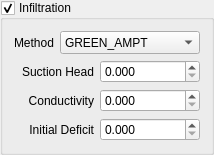
         <widget class="QGroupBox" name="infiltration_grp">
          <property name="sizePolicy">
           <sizepolicy hsizetype="Preferred" vsizetype="Fixed">
            <horstretch>0</horstretch>
            <verstretch>0</verstretch>
           </sizepolicy>
          </property>
          <property name="minimumSize">
           <size>
            <width>0</width>
            <height>155</height>
           </size>
          </property>
          <property name="maximumSize">
           <size>
            <width>16777215</width>
            <height>155</height>
           </size>
          </property>
          <property name="title">
           <string>Infiltration</string>
          </property>
          <property name="flat">
           <bool>false</bool>
          </property>
          <property name="checkable">
           <bool>true</bool>
          </property>
          <layout class="QGridLayout" name="gridLayout_3">
           <item row="0" column="0">
            <layout class="QVBoxLayout" name="verticalLayout_2">
             <item>
              <layout class="QHBoxLayout" name="horizontalLayout_12">
               <item>
                <widget class="QLabel" name="label_18">
                 <property name="text">
                  <string>Method</string>
                 </property>
                 <property name="alignment">
                  <set>Qt::AlignRight|Qt::AlignTrailing|Qt::AlignVCenter</set>
                 </property>
                </widget>
               </item>
               <item>
                <widget class="QComboBox" name="method_cbo">
                 <property name="minimumSize">
                  <size>
                   <width>140</width>
                   <height>23</height>
                  </size>
                 </property>
                 <property name="maximumSize">
                  <size>
                   <width>140</width>
                   <height>23</height>
                  </size>
                 </property>
                 <item>
                  <property name="text">
                   <string>GREEN_AMPT</string>
                  </property>
                 </item>
                </widget>
               </item>
              </layout>
             </item>
             <item>
              <layout class="QHBoxLayout" name="horizontalLayout_4">
               <item>
                <widget class="QLabel" name="label_6">
                 <property name="text">
                  <string>Suction Head</string>
                 </property>
                 <property name="alignment">
                  <set>Qt::AlignRight|Qt::AlignTrailing|Qt::AlignVCenter</set>
                 </property>
                </widget>
               </item>
               <item>
                <widget class="QDoubleSpinBox" name="suction_head_dbox">
                 <property name="sizePolicy">
                  <sizepolicy hsizetype="Preferred" vsizetype="Fixed">
                   <horstretch>0</horstretch>
                   <verstretch>0</verstretch>
                  </sizepolicy>
                 </property>
                 <property name="minimumSize">
                  <size>
                   <width>100</width>
                   <height>23</height>
                  </size>
                 </property>
                 <property name="maximumSize">
                  <size>
                   <width>100</width>
                   <height>23</height>
                  </size>
                 </property>
                 <property name="decimals">
                  <number>3</number>
                 </property>
                </widget>
               </item>
              </layout>
             </item>
             <item>
              <layout class="QHBoxLayout" name="horizontalLayout_5">
               <item>
                <widget class="QLabel" name="label_7">
                 <property name="text">
                  <string>Conductivity</string>
                 </property>
                 <property name="alignment">
                  <set>Qt::AlignRight|Qt::AlignTrailing|Qt::AlignVCenter</set>
                 </property>
                </widget>
               </item>
               <item>
                <widget class="QDoubleSpinBox" name="conductivity_dbox">
                 <property name="sizePolicy">
                  <sizepolicy hsizetype="Preferred" vsizetype="Fixed">
                   <horstretch>0</horstretch>
                   <verstretch>0</verstretch>
                  </sizepolicy>
                 </property>
                 <property name="minimumSize">
                  <size>
                   <width>100</width>
                   <height>23</height>
                  </size>
                 </property>
                 <property name="maximumSize">
                  <size>
                   <width>100</width>
                   <height>23</height>
                  </size>
                 </property>
                 <property name="decimals">
                  <number>3</number>
                 </property>
                </widget>
               </item>
              </layout>
             </item>
             <item>
              <layout class="QHBoxLayout" name="horizontalLayout_8">
               <item>
                <widget class="QLabel" name="label_8">
                 <property name="text">
                  <string>Initial Deficit</string>
                 </property>
                 <property name="alignment">
                  <set>Qt::AlignRight|Qt::AlignTrailing|Qt::AlignVCenter</set>
                 </property>
                </widget>
               </item>
               <item>
                <widget class="QDoubleSpinBox" name="initial_deficit_dbox">
                 <property name="sizePolicy">
                  <sizepolicy hsizetype="Preferred" vsizetype="Fixed">
                   <horstretch>0</horstretch>
                   <verstretch>0</verstretch>
                  </sizepolicy>
                 </property>
                 <property name="minimumSize">
                  <size>
                   <width>100</width>
                   <height>23</height>
                  </size>
                 </property>
                 <property name="maximumSize">
                  <size>
                   <width>100</width>
                   <height>23</height>
                  </size>
                 </property>
                 <property name="decimals">
                  <number>3</number>
                 </property>
                </widget>
               </item>
              </layout>
             </item>
            </layout>
           </item>
          </layout>
         </widget>
